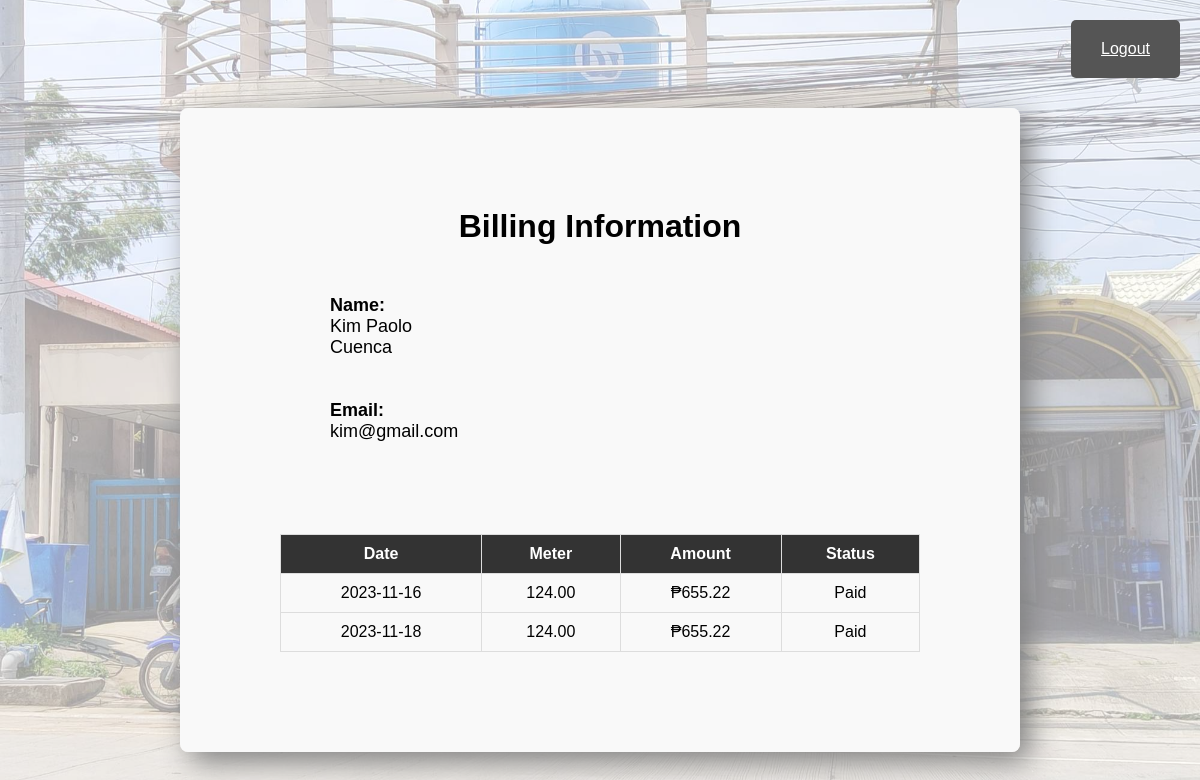
Before: /WebSys/userForm.php (signed in) with the older database file.
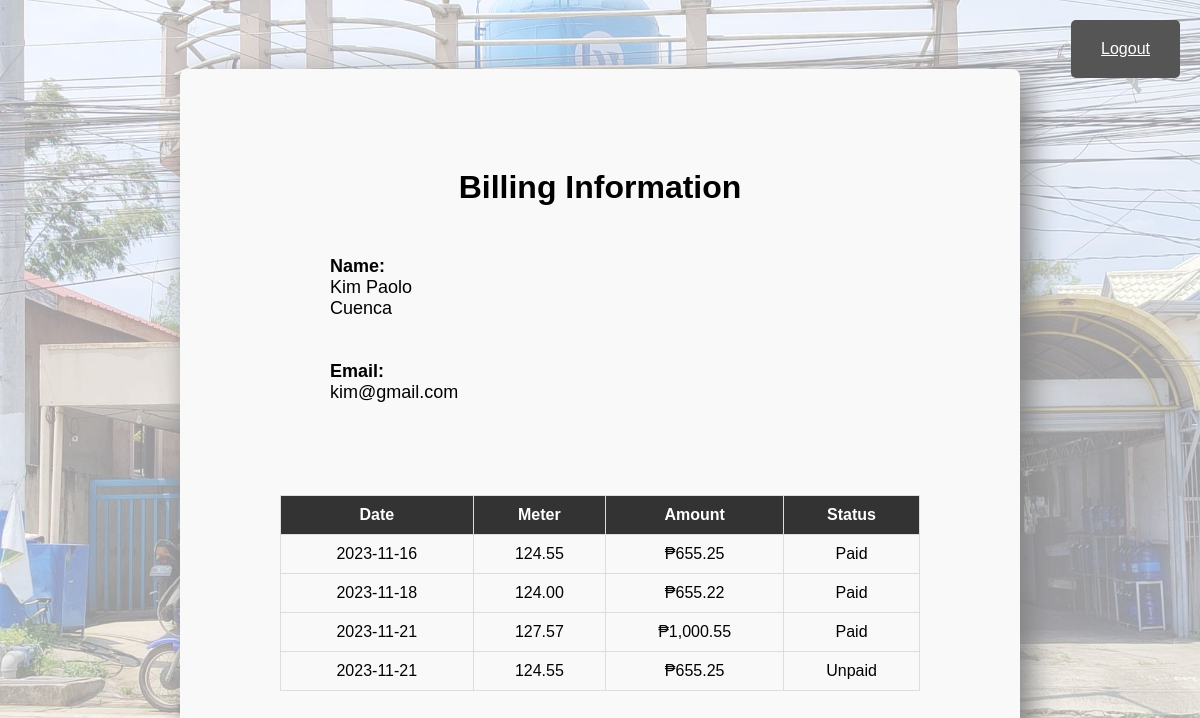
After: the same page with the newer database file.
### tables this page shows
CREATE TABLE IF NOT EXISTS `tbl_bill` (
  `BillId` int NOT NULL AUTO_INCREMENT,
  `UserID` int NOT NULL,
  `Date` date NOT NULL,
  `Meter` float NOT NULL,
  `Amount` float NOT NULL,
  `Status` varchar(10) NOT NULL,
  PRIMARY KEY (`BillId`),
  KEY `UserID_fk_Bill` (`UserID`)
);

### WebSys/php/displayuserbill.php (called while the page is built)
<?php
require "dbCon.php";
$billData = array();
if (isset($_SESSION['UserID'])) {
    $userID = $_SESSION['UserID'];
    $sqlQuery = "CALL SP_DisplayUserBill('$userID')";
    $result = $conn->query($sqlQuery);
    if ($result) {
        while ($row = $result->fetch_assoc()) {
            $row['Amount'] = '₱' . number_format($row['Amount'], 2);
            $row['Meter'] = number_format($row['Meter'], 2);
            $billData[] = $row;
        }
    } else {
        echo "Database query failed: " . $conn->error;
    }
} else {
    header("Location: ../login.php");
    exit();
}
?>

### WebSys/userForm.php (the view, shortened to what this page needs)
<?php require "./php/authenticateaccount.php" ?>
<!DOCTYPE html>
<html lang="en">
<head>
    <link rel="stylesheet" href="./css/userForm.css">
</head>
<body>
    <div class="whole-container">
        <h1>Billing Information</h1>
        <div class="banner">
            <div class="studentInfo-text1">
                <span class="text-label" style="font-weight: bold;">Name:</span><br/>
                <span class="text-info" id="name"><?php echo $_SESSION['Name']; ?></span><br><br><br>
                <div class="studentInfo-text">
                    <span class="text-label" style="font-weight: bold;">Email:</span><br/>
                    <span class="text-info" id="email"><?php echo $_SESSION['Email']; ?></span><br><br><br>
                </div>
            </div>
        </div>
<?php include "./php/displayuserbill.php" ?>
        <table>
            <thead>
                <tr>
                    <th>Date</th>
                    <th>Meter</th>
                    <th>Amount</th>
                    <th>Status</th>
                </tr>
            </thead>
            <tbody>
            <?php foreach ($billData as $bill) : ?>
            <tr>
                <td><?php echo $bill['Date']; ?></td>
                <td><?php echo $bill['Meter']; ?></td>
                <td><?php echo $bill['Amount']; ?></td>
                <td><?php echo $bill['Status']; ?></td>
            </tr>
            <?php endforeach; ?>
            </tbody>
        </table>
    </div>
    <a href="./php/logoutUser.php" class="logout-button">Logout</a>
</body>
</html>

Changed rows visible on the page:
changed tbl_bill (number 1 of 4 on the later page): Meter "124.00" → "124.55"; Amount "₱655.22" → "₱655.25"
added tbl_bill: Date "2023-11-21", Meter "127.57", Amount "₱1,000.55", Status "Paid"
added tbl_bill: Date "2023-11-21", Meter "124.55", Amount "₱655.25", Status "Unpaid"
